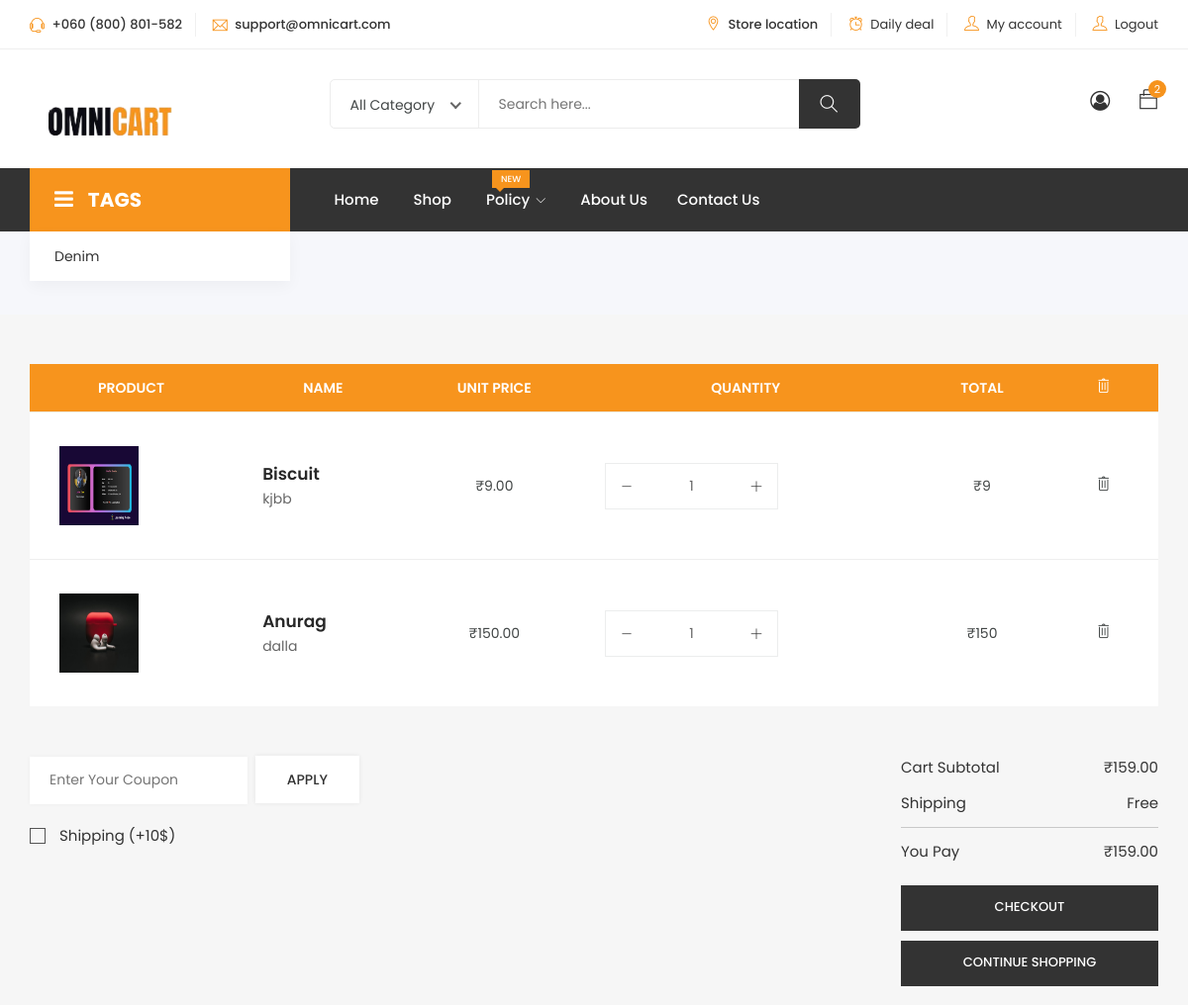
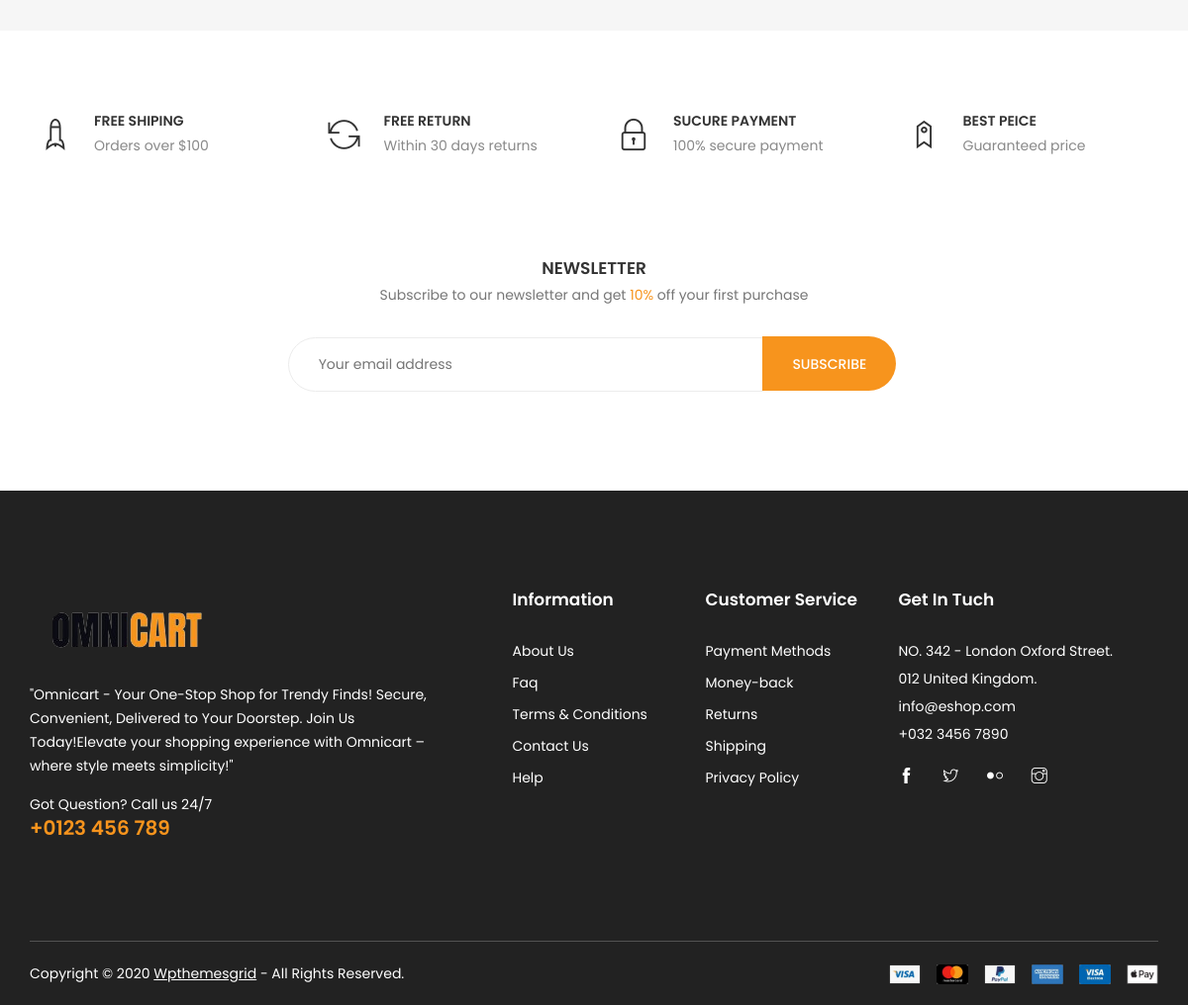
The page /cart/ (signed in) on the database its author committed (2 pictures, top to bottom).
### OmniApp/models.py (models this page shows, shortened)
class CartItem(models.Model):
    cart = models.ForeignKey(Cart, related_name="items", on_delete=models.CASCADE)
    product = models.ForeignKey(Product, on_delete=models.CASCADE)
    quantity = models.PositiveIntegerField(default=1)

class Product(models.Model):
    product_id = models.UUIDField(
        primary_key=True, default=uuid.uuid4, editable=False, unique=True
    )
    product_name = models.CharField(max_length=255)
    manufacturer_id = models.ForeignKey(
        Customer, on_delete=models.CASCADE, related_name="products"
    )
    quantity = models.PositiveIntegerField()
    product_image = models.ImageField(
        upload_to="product_images/", null=True, blank=True
    )
    unit_weight = models.FloatField()
    product_description = models.TextField()
    unit_price = models.DecimalField(max_digits=10, decimal_places=2)
    product_short_description = models.TextField(default=" ")
    categories = models.ManyToManyField(Categoryies, related_name="products")
    tags = models.ManyToManyField(Tag, related_name="products")

class Cart(models.Model):
    user = models.ForeignKey(User, on_delete=models.CASCADE, default="23223")
    total_price = models.DecimalField(max_digits=10, decimal_places=2, default=0)
    total_quantity = models.PositiveIntegerField(default=0)

### OmniApp/views.py (the view)
# urls.py: path("cart/", view_cart, name="cart"),
@login_required(login_url="login")
def view_cart(request):
    user = request.user
    cart, created = Cart.objects.get_or_create(user=user)
    user_authenticated, types = authentication_login(request)
    context = {
        "cart": cart,
        "user_authenticated": user_authenticated,
        "type": types,
    }
    return render(request, "OmniCart/cart.html", context)

### OmniApp/views.py (called while the page is built)
def authentication_login(request):
    customer_session = request.session.get("customer")
    if customer_session:
        customer_id = customer_session.get("id")
        try:
            customer = Customer.objects.get(id=customer_id)
            user_authenticated = True
        except Customer.DoesNotExist:
            user_authenticated = False
            customer = None
    else:
        user_authenticated = False
        customer = None
    types = customer.user_type if customer else None
    return user_authenticated, types

### templates/OmniCart/cart.html (shortened to what this page needs)
{% extends 'base.html' %}
{% load static %}
{% block content %}
<div class="breadcrumbs">
    <div class="container">
        <div class="row">
            <div class="col-12">
                <div class="bread-inner">
                    <ul class="bread-list">
                        <li><a href="index1.html">Home</a></li>
                        <li class="active"><a href="blog-single.html">Cart</a></li>
                    </ul>
                </div>
            </div>
        </div>
    </div>
</div>
<div class="shopping-cart section">
    <div class="container">
        <div class="row">
            <div class="col-12">
                <table class="table shopping-summery">
                    <thead>
                        <tr class="main-hading">
                            <th>PRODUCT</th>
                            <th>NAME</th>
                            <th class="text-center">UNIT PRICE</th>
                            <th class="text-center">QUANTITY</th>
                            <th class="text-center">TOTAL</th>
                            <th class="text-center"><i class="ti-trash remove-icon"></i></th>
                        </tr>
                    </thead>
                    <tbody>
                        {% if cart.items.all %}
                            {% for item in cart.items.all %}
                                <tr>
                                    <td class="image" data-title="No"><img src="{{ item.product.product_image.url }}" alt="{{ item.product.product_name }}"></td>
                                    <td class="product-des" data-title="Description">
                                        <p class="product-name"><a href="#">{{ item.product.product_name }}</a></p>
                                        <p class="product-des">{{ item.product.product_description }}</p>
                                    </td>
                                    <td class="price" data-title="Price"><span>₹{{ item.product.unit_price }}</span></td>
                                    <td class="qty" data-title="Qty">
                                        <div class="input-group">
                                            <div class="button minus">
                                                <button type="button" class="btn btn-primary btn-number"  data-field="quant[{{ item.id }}]" data-item-id="{{ item.id }}">
                                                    <i class="ti-minus"></i>
                                                </button>
                                            </div>
                                            <input type="text" readonly name="quant[{{ item.id }}]" class="input-number" data-min="1" data-max="100" value="{{ item.quantity }}">
                                            <div class="button plus">
                                                <button type="button" class="btn btn-primary btn-number"  data-field="quant[{{ item.id }}]" data-item-id="{{ item.id }}">
                                                    <i class="ti-plus"></i>
                                                </button>
                                            </div>
                                        </div>
                                    </td>
                                    <td class="total-amount" data-title="Total"><span>₹{% widthratio item.product.unit_price 1 item.quantity %}</span></td>
                                    <td class="action" data-title="Remove">
                                        <a href="#" class="remove-item" data-item-id="{{ item.id }}">
                                            <i class="ti-trash remove-icon"></i>
                                        </a>
                                    </td>
                                </tr>
                            {% endfor %}
                        {% else %}
                            <tr>
                                <td colspan="6">Your cart is empty.</td>
                            </tr>
                        {% endif %}
                    </tbody>
                </table>
            </div>
        </div>
        <div class="row">
            <div class="col-12">
                <div class="total-amount">
                    <div class="row">
                        <div class="col-lg-8 col-md-5 col-12">
                            <div class="left">
                                <div class="coupon">
                                    <form action="#" target="_blank">
                                        <input name="Coupon" placeholder="Enter Your Coupon">
                                        <button class="btn">Apply</button>
                                    </form>
                                </div>
                                <div class="checkbox">
                                    <label class="checkbox-inline" for="2"><input name="news" id="2" type="checkbox"> Shipping (+10$)</label>
                                </div>
                            </div>
                        </div>
                        <div class="col-lg-4 col-md-7 col-12">
                            <div class="right">
                                <ul>
                                    <li>Cart Subtotal<span>₹{{ cart.total_price }}</span></li>
                                    <li>Shipping<span>Free</span></li>
                                    <li class="last">You Pay<span>₹{{ cart.total_price }}</span></li>
                                </ul>
                                <div class="button5">
                                    {% if cart.items.all %}
                                    <a href="{% url 'checkout' %}" class="btn">Checkout</a>
                                    {% endif %}
                                    <a href="{% url 'shops' %}" class="btn">Continue shopping</a>
                                </div>
                            </div>
                        </div>
                    </div>
                </div>
            </div>
        </div>
    </div>
</div>
<section class="shop-services section">
    <div class="container">
        <div class="row">
            <div class="col-lg-3 col-md-6 col-12">
                <div class="single-service">
                    <i class="ti-rocket"></i>
                    <h4>Free shiping</h4>
                    <p>Orders over $100</p>
                </div>
            </div>
            <div class="col-lg-3 col-md-6 col-12">
                <div class="single-service">
                    <i class="ti-reload"></i>
                    <h4>Free Return</h4>
                    <p>Within 30 days returns</p>
                </div>
            </div>
            <div class="col-lg-3 col-md-6 col-12">
                <div class="single-service">
                    <i class="ti-lock"></i>
                    <h4>Sucure Payment</h4>
                    <p>100% secure payment</p>
                </div>
            </div>
            <div class="col-lg-3 col-md-6 col-12">
                <div class="single-service">
                    <i class="ti-tag"></i>
                    <h4>Best Peice</h4>
                    <p>Guaranteed price</p>
                </div>
            </div>
        </div>
    </div>
</section>
<section class="shop-newsletter section">
    <div class="container">
        <div class="inner-top">
            <div class="row">
                <div class="col-lg-8 offset-lg-2 col-12">
                    <div class="inner">
                        <h4>Newsletter</h4>
                        <p> Subscribe to our newsletter and get <span>10%</span> off your first purchase</p>
                        <form action="mail/mail.php" method="get" target="_blank" class="newsletter-inner">
                            <input name="EMAIL" placeholder="Your email address" required="" type="email">
                            <button class="btn">Subscribe</button>
                        </form>
                    </div>
                </div>
            </div>
        </div>
    </div>
</section>
    {% endblock content %}

### rows shown on the page
CartItem: product.product_image (picture), product.product_name "Biscuit", product.product_description "kjbb", product.unit_price "9.00", quantity "1", product+quantity "9"
CartItem: product.product_image (picture), product.product_name "Anurag", product.product_description "dalla", product.unit_price "150.00", quantity "1", product+quantity "150"
Cart: total_price "159.00"
